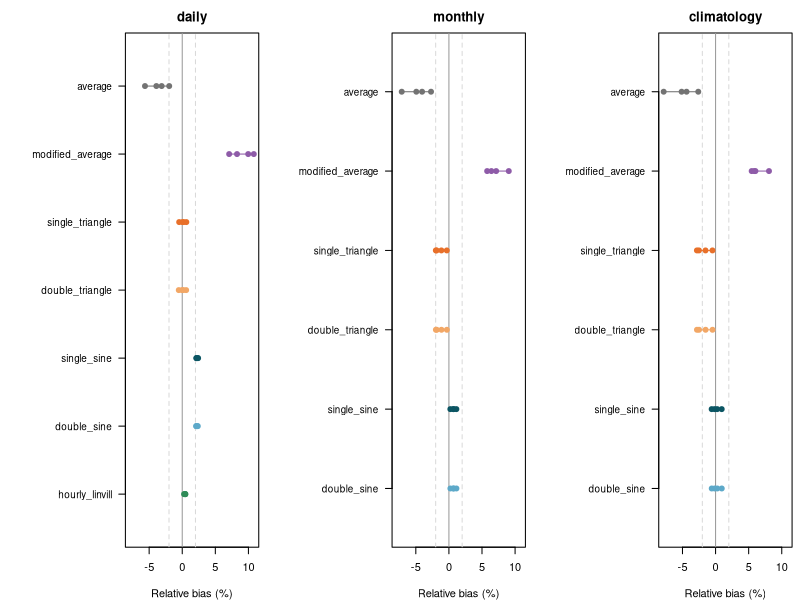
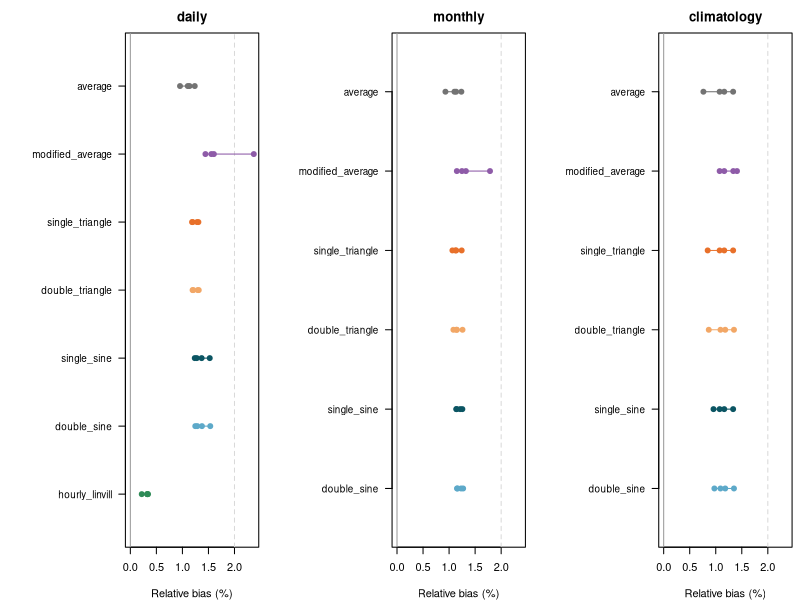
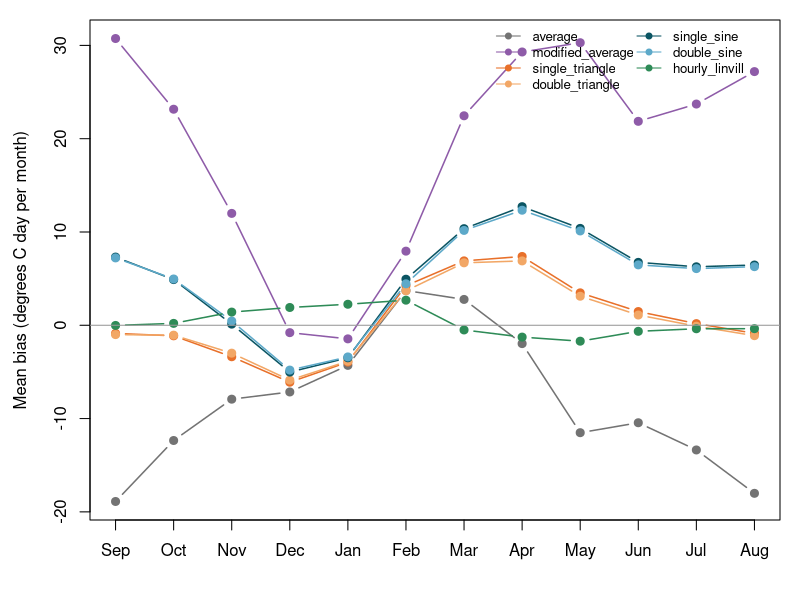

Recreate these plots in R, in order.
## ---- chunk 1
knitr::opts_chunk$set(collapse = TRUE, comment = "#>", echo = FALSE,
                      fig.width = 8, fig.height = 4.6, dpi = 96,
                      out.width = "100%")
options(knitr.kable.NA = "-")
season <- read.csv("data/gdd-synthetic-season.csv")
monthly <- read.csv("data/gdd-synthetic-monthly.csv")
sites <- c("coast", "dryland", "valley", "foothills")
method_order <- c("average", "modified_average", "single_triangle",
                  "double_triangle", "single_sine", "double_sine",
                  "hourly_linvill")
method_col <- c(average = "grey45", modified_average = "#8E5BA8",
                single_triangle = "#E8702A", double_triangle = "#F2A766",
                single_sine = "#0B5563", double_sine = "#5DA9C9",
                hourly_linvill = "#2E8B57")
## ---- chunk 2
plot_bias <- function(base, upper) {
  d <- season[season$base == base & season$upper == upper, ]
  levels_ <- c("daily", "monthly", "climatology")
  op <- par(mfrow = c(1, 3), mar = c(4, 9.5, 2.5, 0.6), oma = c(0, 0, 0, 0))
  on.exit(par(op))
  lim <- range(d$rel_bias_pct, 0)
  for (lv in levels_) {
    x <- d[d$level == lv, ]
    ms <- rev(method_order[method_order %in% x$method])
    plot(NA, xlim = lim, ylim = c(0.5, length(ms) + 0.5), yaxt = "n",
         xlab = "Relative bias (%)", ylab = "", main = lv)
    abline(v = 0, col = "grey60")
    abline(v = c(-2, 2), col = "grey85", lty = 2)
    axis(2, at = seq_along(ms), labels = ms, las = 1, cex.axis = 0.9)
    for (i in seq_along(ms)) {
      v <- x$rel_bias_pct[x$method == ms[i]]
      points(v, rep(i, length(v)), pch = 19, col = method_col[ms[i]])
      segments(min(v), i, max(v), i, col = method_col[ms[i]])
    }
  }
}
plot_bias(10, "none")
## ---- chunk 3
tab <- function(base, upper, level) {
  d <- season[season$base == base & season$upper == upper &
                season$level == level, ]
  w <- reshape(d[, c("site", "method", "rel_bias_pct")], idvar = "method",
               timevar = "site", direction = "wide")
  names(w) <- sub("rel_bias_pct.", "", names(w), fixed = TRUE)
  w <- w[match(method_order[method_order %in% w$method], w$method),
         c("method", sites)]
  w[sites] <- lapply(w[sites], function(v) sprintf("%+.1f", v))
  rownames(w) <- NULL
  knitr::kable(w, caption = sprintf(
    "Relative bias (%%) of the season total, base %s degrees C, %s level.",
    base, level))
}
tab(10, "none", "daily")
tab(10, "none", "monthly")
## ---- chunk 4
d <- season[season$base == 10 & season$upper == "none" &
              season$site == "dryland", ]
w <- reshape(d[, c("level", "method", "mae")], idvar = "method",
             timevar = "level", direction = "wide")
names(w) <- sub("mae.", "", names(w), fixed = TRUE)
w <- w[match(method_order[method_order %in% w$method], w$method),
       c("method", "daily", "monthly", "climatology")]
rownames(w) <- NULL
knitr::kable(w, digits = 0, caption = paste(
  "Mean absolute error (degrees C day) of the season total at the dryland",
  "site, base 10 degrees C. Mean season total: about 1495 degrees C day."))
## ---- chunk 5
plot_bias(5, "none")
## ---- chunk 6
d <- monthly[monthly$base == 10 & monthly$upper == "none" &
               monthly$site == "dryland" & monthly$level == "daily", ]
ms <- method_order[method_order %in% d$method]
mo <- c(9:12, 1:8)
mat <- sapply(ms, function(m) {
  x <- d[d$method == m, ]
  x$bias[match(mo, x$month)]
})
par(mar = c(4, 4.5, 1, 1))
matplot(seq_along(mo), mat, type = "b", pch = 19, lty = 1, lwd = 1.5,
        col = method_col[ms], xaxt = "n", xlab = "",
        ylab = "Mean bias (degrees C day per month)")
axis(1, at = seq_along(mo), labels = month.abb[mo])
abline(h = 0, col = "grey60")
legend("topright", legend = ms, col = method_col[ms], pch = 19, lty = 1,
       bty = "n", cex = 0.8, ncol = 2)
